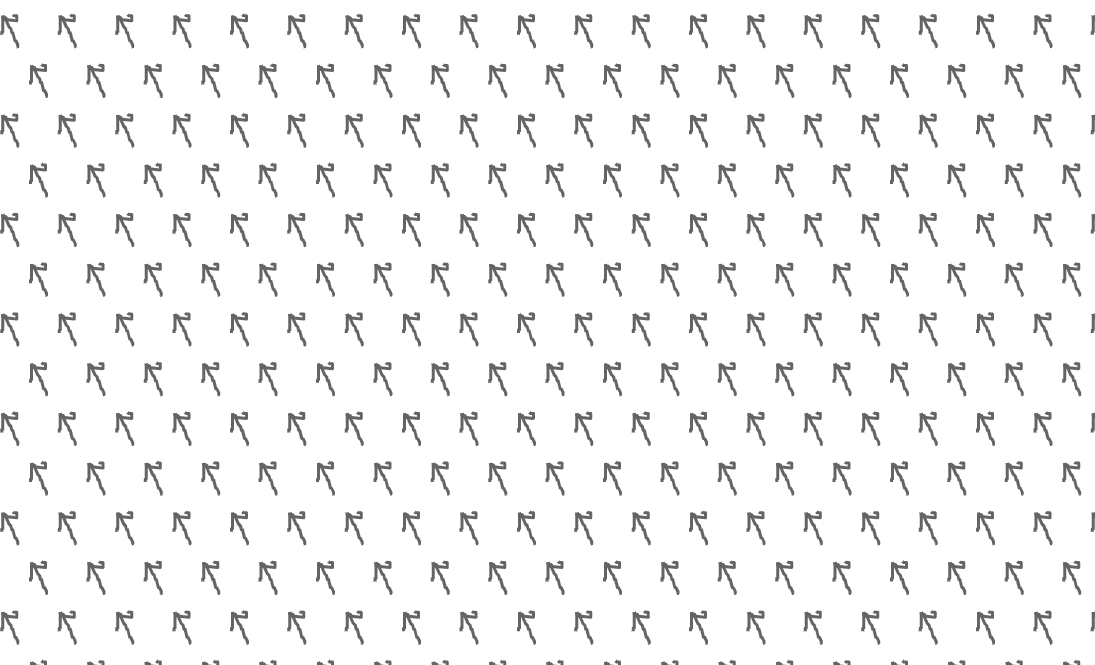
#> input picture studentDemos/images/C1 curly arrow.png, 1095 x 665 px; its folder holds only this picture in this run
$ jupyter execute numpy_fun.ipynb   (shell and % lines are left out)
#> lines starting #> are read from the running program, lines starting #| are printed output that depends on the picture
[cell 1]
import numpy as np
from PIL import Image
import glob

[cell 2]
from ripser import ripser
from persim import plot_diagrams

import matplotlib.pyplot as plt

[cell 3]
img_names = glob.glob('images/*.png')

[cell 4]
img = Image.open(img_names[0])
#> img is the input picture: PIL image 1095x665 RGBA; mean R, G, B, A 243.1, 243.1, 243.1, 255
img.show()

The function below takes snapshots of the plane that are translations apart. It takes an image (Image), the lens size (int), and the translation vector (tuple) that shifts the plane in the direction of the vector. The function returns a vector of images.

[cell 5]
def translation_snapshot(img, lens_sz, a):
    (x,y)=a
    x=-x #since x and y will shift the crop and not the plane, need to make sure it is going in right direction
    (length, height) = img.size
    lens_corner_x=length/2.0 - lens_sz/2.0 +x
    lens_corner_y=height/2.0 - lens_sz/2.0 +y
    ret_img = img.crop((lens_corner_x,lens_corner_y, lens_corner_x+lens_sz, lens_corner_y+lens_sz))

    #make sure didn't fall off of the image
    (ret_length, ret_height) = ret_img.size
    if (lens_corner_x<0 or lens_corner_y<0 or lens_corner_x+lens_sz>length or lens_corner_y+lens_sz>height):
        return False
    return ret_img

[cell 6]
image_list = []
lens_sz = 60
degrees = np.linspace(0, 360, 10)
intervals = np.linspace(-30, 30, 10)
for d in degrees:
    rot = img.rotate(d)
    for x in intervals:
        for y in intervals:
            image_list.append(translation_snapshot(rot, lens_sz, (x,y)))
#> this loop made 10 passes
#> pass 1, in translation_snapshot, `ret_img = img.crop((lens_corner_x,lens_corner_y, lens_corner_x+lens_sz..`:
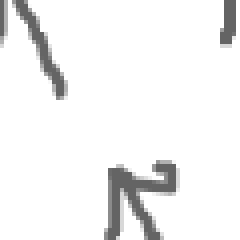
#> ret_img: PIL image 60x60 RGBA (shown 4 times larger); mean R, G, B, A 242, 242, 242, 255
#> pass 1, in translation_snapshot (call 2), `ret_img = img.crop((lens_corner_x,lens_corner_y, lens_corner_x+lens_sz..`:
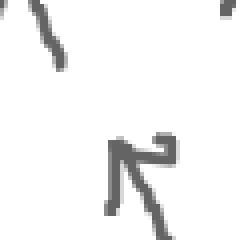
#> ret_img: PIL image 60x60 RGBA (shown 4 times larger); mean R, G, B, A 243.3, 243.3, 243.3, 255
#> pass 1, in translation_snapshot (call 3), `ret_img = img.crop((lens_corner_x,lens_corner_y, lens_corner_x+lens_sz..`:
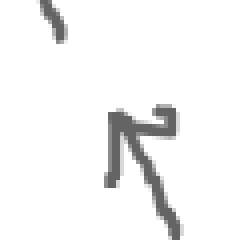
#> ret_img: PIL image 60x60 RGBA (shown 4 times larger); mean R, G, B, A 244.1, 244.1, 244.1, 255
#> pass 1, in translation_snapshot (call 4), `ret_img = img.crop((lens_corner_x,lens_corner_y, lens_corner_x+lens_sz..`:
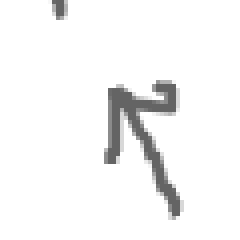
#> ret_img: PIL image 60x60 RGBA (shown 4 times larger); mean R, G, B, A 245, 245, 245, 255

[cell 7]
counter = 0
for img in image_list:
    img.save("images/dataset/"+str(counter)+".png")
    counter+=1

$ run again, on studentDemos/images/C1arrows.png
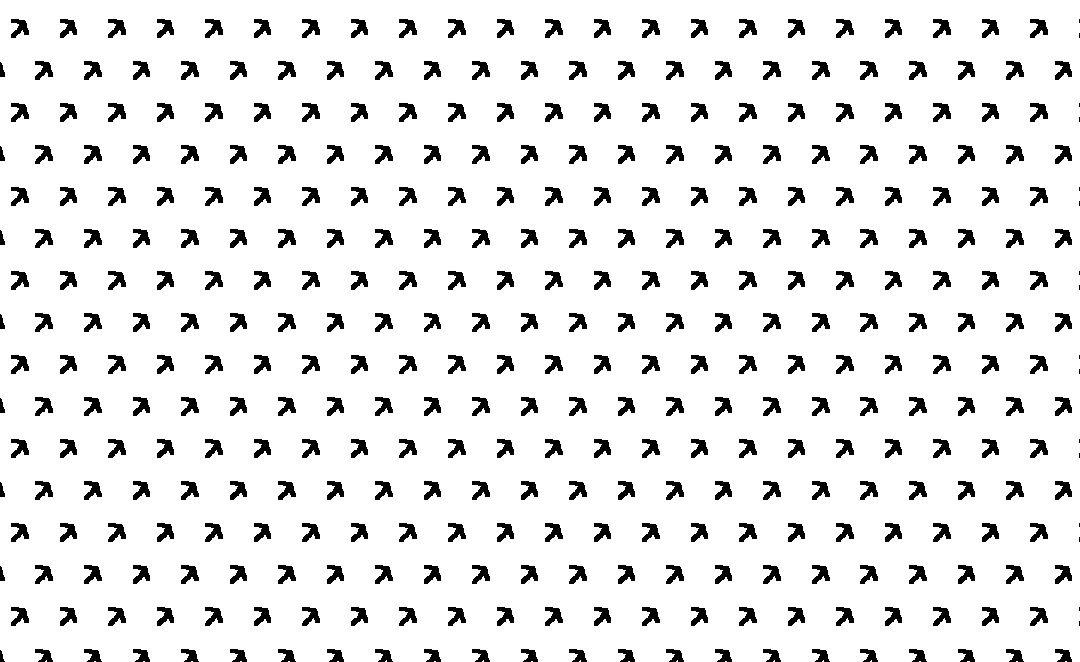
#> input picture studentDemos/images/C1arrows.png, 1080 x 662 px
#> img is the input picture: PIL image 1080x662 P; min 0, max 255, mean 230.6
#> the loop `for d in degrees:` made 10 passes
#> pass 1, in translation_snapshot (call 3), `ret_img = img.crop((lens_corner_x,lens_corner_y, lens_corner_x+lens_sz..`:
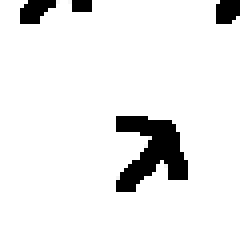
#> ret_img: PIL image 60x60 P (shown 4 times larger); min 0, max 255, mean 235.2
#> pass 1, in translation_snapshot (call 4), `ret_img = img.crop((lens_corner_x,lens_corner_y, lens_corner_x+lens_sz..`:
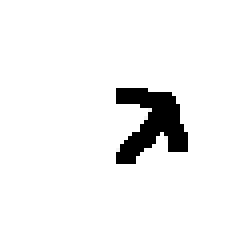
#> ret_img: PIL image 60x60 P (shown 4 times larger); min 0, max 255, mean 241.2

$ run again, on studentDemos/images/C1bigarrows.png
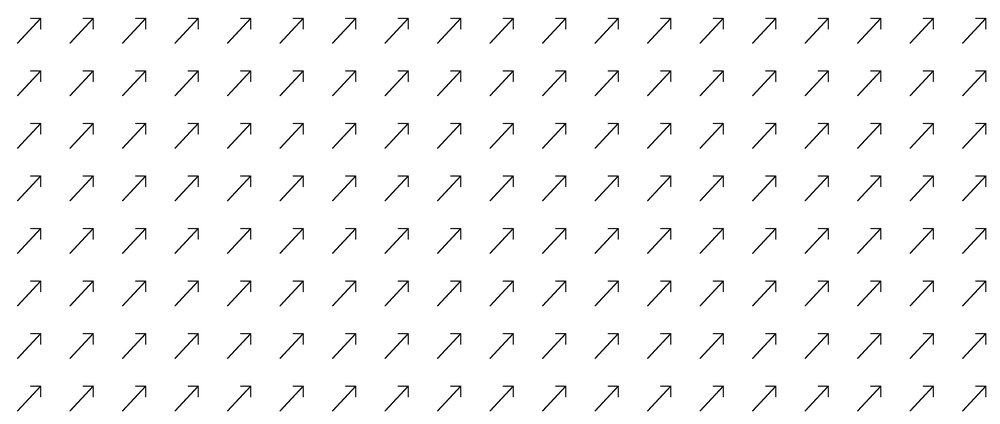
#> input picture studentDemos/images/C1bigarrows.png, 1000 x 424 px, shrunk from 3809 x 1614 before the run
#> img is the input picture: PIL image 1000x424 RGB; min 0, max 255, mean 248.7
#> the loop `for d in degrees:` made 10 passes
#> pass 1, in translation_snapshot (call 3), `ret_img = img.crop((lens_corner_x,lens_corner_y, lens_corner_x+lens_sz..`:
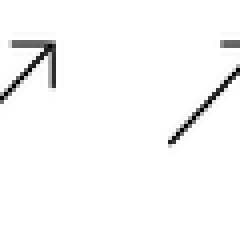
#> ret_img: PIL image 60x60 RGB (shown 4 times larger); min 0, max 255, mean 248.6
#> pass 1, in translation_snapshot (call 4), `ret_img = img.crop((lens_corner_x,lens_corner_y, lens_corner_x+lens_sz..`:
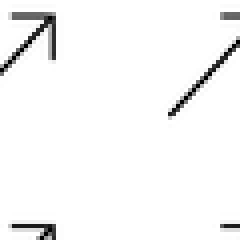
#> ret_img: PIL image 60x60 RGB (shown 4 times larger); min 0, max 255, mean 246.8

$ run again, on studentDemos/images/C1medarrows.png
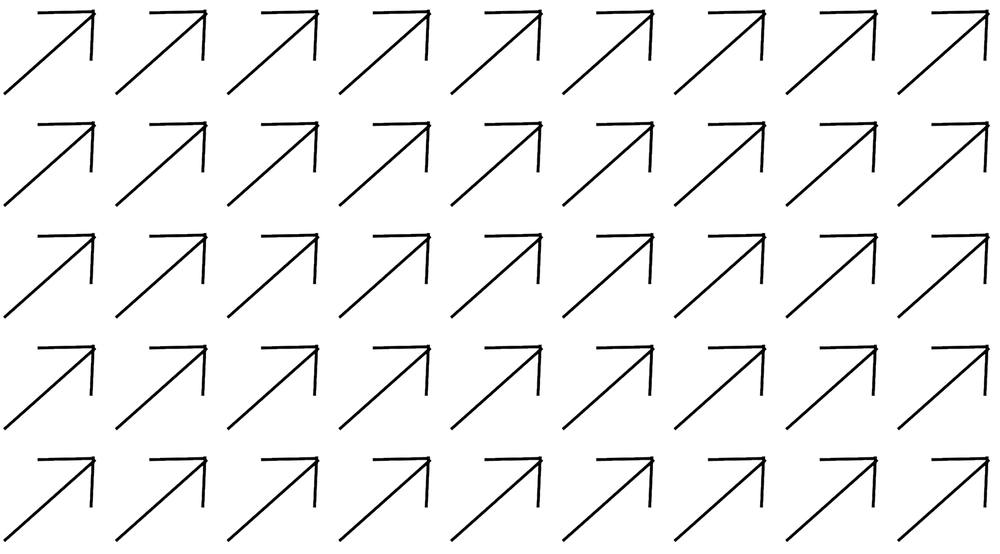
#> input picture studentDemos/images/C1medarrows.png, 1000 x 554 px, shrunk from 1790 x 992 before the run
#> img is the input picture: PIL image 1000x554 RGBA; mean R, G, B, A 241.6, 241.6, 241.6, 254.7
#> the loop `for d in degrees:` made 10 passes
#> pass 1, in translation_snapshot (call 3), `ret_img = img.crop((lens_corner_x,lens_corner_y, lens_corner_x+lens_sz..`:
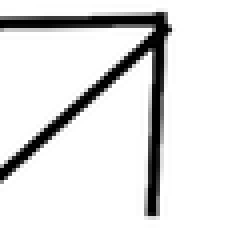
#> ret_img: PIL image 60x60 RGBA (shown 4 times larger); mean R, G, B, A 225.7, 225.7, 225.7, 254.2; transparent parts drawn white
#> pass 1, in translation_snapshot (call 4), `ret_img = img.crop((lens_corner_x,lens_corner_y, lens_corner_x+lens_sz..`:
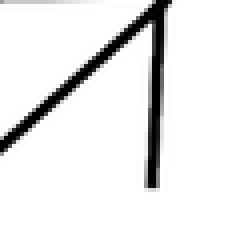
#> ret_img: PIL image 60x60 RGBA (shown 4 times larger); mean R, G, B, A 234.3, 234.3, 234.3, 254.4; transparent parts drawn white
